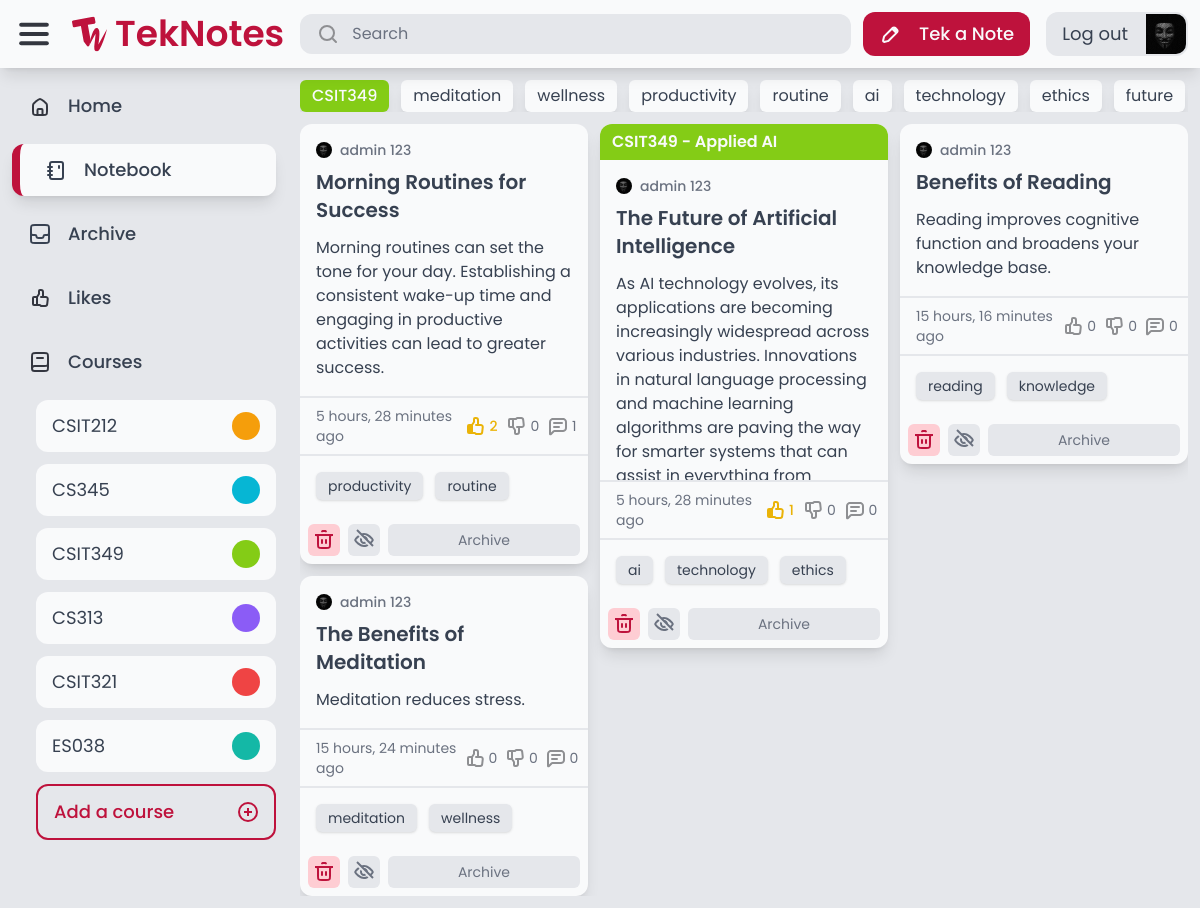
The app's page /notebook/ (signed in) with its own data.
### authentication/models.py (models this page shows, shortened)
class Profile(models.Model):
    user = models.OneToOneField(User, on_delete=models.CASCADE)
    bio = models.TextField(max_length=500, default='No bio yet.')
    avatar = models.ImageField(default="avatars/default.jpg", upload_to="avatars")
    location = models.CharField(max_length=30, blank=True)

### course/models.py (models this page shows)
class Course(models.Model):
    COLORS = [
        ('red-500', 'Red'),
        ('orange-500', 'Orange'),
        ('amber-500', 'Amber'),
        ('lime-500', 'Lime'),
        ('green-500', 'Green'),
        ('emerald-500', 'Emerald'),
        ('teal-500', 'Teal'),
        ('cyan-500', 'Cyan'),
        ('blue-500', 'Blue'),
        ('indigo-500', 'Indigo'),
        ('violet-500', 'Violet'),
        ('purple-500', 'Purple'),
        ('fuchsia-500', 'Fuschia'),
        ('pink-500', 'Pink'),
    ]
    code = models.CharField(max_length=20)
    description = models.CharField(max_length=255)
    color = models.CharField(max_length=20, choices=COLORS, default='gray-500')
    created_by = models.ForeignKey(User, related_name='courses', on_delete=models.CASCADE)
    def __str__(self):
        return f'{self.code} - {self.description}'

### tags/models.py (models this page shows)
class Tag(models.Model):
    name = models.CharField(max_length=50, unique=True)
    def __str__(self):
        return self.name

### notes/models.py (models this page shows, shortened)
class Note(models.Model):
    title = models.CharField(max_length=255)
    content = models.TextField(max_length=255, blank=True)
    course = models.ForeignKey(Course, null=True, blank=True, on_delete=models.SET_NULL)
    created_by = models.ForeignKey(User, related_name='notes', on_delete=models.CASCADE)
    created_at = models.DateTimeField(auto_now_add=True)
    modified_at = models.DateTimeField(auto_now=True)
    tags = models.ManyToManyField(Tag, related_name='notes', blank=True)
    is_archived = models.BooleanField(default=False)
    is_private = models.BooleanField(default=False)

### core/views.py (the view)
# urls.py: path('notebook/', views.notebook, name='notebook'),
@login_required
def notebook(request):
    notebook = Note.objects.filter(created_by=request.user, is_archived=False).order_by('-modified_at')
    courses = Course.objects.filter(note__in=notebook).distinct()
    tags = Tag.objects.filter(notes__in=notebook).distinct()
    return render(request, 'core/notebook.html', {
        'notes': notebook,
        'courses': courses,
        'tags': tags
    })

### core/context_processors.py (called while the page is built)
def courses_list(request):
    return {
        'your_courses': Course.objects.all().distinct()
    }

### core/templatetags/custom_filters.py (called while the page is built)
@register.filter
def is_liked(note, user):
    return note.likes.filter(user=user).exists()

@register.filter
def is_disliked(note, user):
    return note.dislikes.filter(user=user).exists()

### core/templates/core/notebook.html (shortened to what this page needs)
{% extends 'core/base.html' %}
{% block content %}
    {% if notes %}
        {% include 'tags/course_and_tags.html' %}
        {% include 'notes/notes.html' %}
    {% else %}
        {% include 'core/no_results.html' with message="Notes you Tek will be shown here."%}
    {% endif %}
{% endblock %}

### core/templates/core/base.html (shortened to what this page needs)
{% extends 'core/core.html' %}
{% load static %}
{% block body %}
    <div class="flex flex-col h-full overflow-hidden">
        <header class="flex items-center w-full p-3 gap-3 shadow-lg z-10 bg-gray-50">
            <div class="flex flex-1 items-center gap-4">
                <img class="cursor-pointer" id="menu-icon" src="{% static 'teknotes/images/Menu.svg' %}" alt="Menu">
                <a href="/" class="flex items-center gap-2">
                    <img src="{% static 'teknotes/images/TekNotes-Logo.svg' %}" alt="Logo">
                    <p id="logo-text" class="font-semibold text-rose-700 text-4xl">TekNotes</p>
                </a>
                <form action="{% url 'advanced_search:search' %}" method="get" class="flex flex-1 max-w-[600px] px-4 py-2 rounded-xl bg-gray-200 transition-all hover:bg-gray-300 gap-3 cursor-text min-w-[0px]" onclick="this.querySelector('input[name=\'query\']').focus();">
                    <img src="{% static 'teknotes/images/Search.svg' %}" alt="Search">
                    <input name="query" class="placeholder-gray-500 w-full text-gray-700 bg-transparent border-none focus:outline-none min-w-[0px]" type="text" value="{{ query }}" placeholder="Search">
                </form>
            </div>
            <div class="flex items-center gap-4 h-full">
                {% if request.user.is_authenticated %}
                    <a href="{% url 'notes:tek_a_note' %}" class="flex bg-rose-700 rounded-xl gap-4 px-4 py-2 transition-all hover:shadow-lg">
                        <img src="{% static 'teknotes/images/Edit.svg' %}" alt="Edit">
                        <p class="new-note-text text-gray-50 font-medium text-lg">Tek a Note</p>
                    </a>
                    <div class="flex h-full">
                        <a href="{% url 'auth:logout' %}" class="transition-all flex gap-4 px-4 py-2 rounded-l-xl bg-gray-200 hover:shadow-lg">
                            <p class="text-gray-700 text-lg">Log out</p>
                        </a>
                        <a href="{% url 'auth:profile' request.user.id %}" class="transition-all flex h-full aspect-square rounded-r-xl bg-[url('{{ request.user.profile.avatar.url }}')] bg-cover border-2 border-gray-200 hover:shadow-lg"></a>
                    </div>
                {% else %}
                    <a href="{% url 'auth:login' %}" class="flex bg-rose-700 rounded-xl gap-4 px-6 py-2 transition-all hover:shadow-lg">
                        <p class="text-gray-50 font-medium text-lg">Sign In</p>
                    </a>
                {% endif %}
            </div>
        </header>
        <main class="flex bg-gray-200 h-full overflow-hidden">
            <nav class="flex flex-col w-full max-w-72 h-full p-3 gap-3 overflow-y-auto">
                <a href="/" class="nav-elem flex rounded-xl px-4 py-3 gap-4 {% if request.path == '/' %} active-nav bg-gray-50 px-6 py-3 shadow-lg border-l-8 border-rose-700 {% endif %}">
                    <img src="{% static 'teknotes/images/Home.svg' %}" alt="Home">
                    <p class="nav-text text-lg text-gray-700 font-medium">Home</p>
                </a>
                <a href="/notebook/" class="nav-elem flex rounded-xl px-4 py-3 gap-4 {% if request.path == '/notebook/' %} active-nav bg-gray-50 px-6 py-3 shadow-lg border-l-8 border-rose-700 {% endif %}">
                    <img src="{% static 'teknotes/images/notebook.svg' %}" alt="Notebook">
                    <p class="nav-text text-lg text-gray-700 font-medium">Notebook</p>
                </a>
                <a href="/archive/" class="nav-elem flex rounded-xl px-4 py-3 gap-4 {% if request.path == '/archive/' %} active-nav bg-gray-50 px-6 py-3 shadow-lg border-l-8 border-rose-700 {% endif %}">
                    <img src="{% static 'teknotes/images/Archive.svg' %}" alt="Archive">
                    <p class="nav-text text-lg text-gray-700 font-medium">Archive</p>
                </a>
                <a href="/likes/" class="nav-elem flex rounded-xl px-4 py-3 gap-4 {% if request.path == '/likes/' %} active-nav bg-gray-50 px-6 py-3 shadow-lg border-l-8 border-rose-700 {% endif %}">
                    <img src="{% static 'teknotes/images/Likes.svg' %}" alt="Likes">
                    <p class="nav-text text-lg text-gray-700 font-medium">Likes</p>
                </a>
                <div class="nav-elem flex rounded-xl px-4 py-3 gap-4">
                    <img src="{% static 'teknotes/images/Course.svg' %}" alt="Courses">
                    <p class="nav-text text-lg text-gray-700 font-medium">Courses</p>
                </div>
                <div id="courses" class="flex flex-col pl-6 gap-3">
                    {% for course in your_courses %}
                        <a href="{% url 'advanced_search:search_by_course' course.id %}" class="group transition-all course-elem nav-elem flex rounded-xl px-4 py-3 justify-between bg-gray-50 hover:bg-{{ course.color }}">
                            <p class="course-text text-lg text-gray-700 group-hover:text-gray-50">{{ course.code }}</p>
                            <div class="rounded-full bg-{{ course.color }} group-hover:bg-gray-50 h-full min-h-7 aspect-square course-color"></div>
                        </a>
                    {% endfor %}
                    <a id="add-course" href="{% url 'course:add_a_course' %}" class="transition-all course-elem nav-elem flex rounded-xl px-4 py-3 justify-between border-2 border-rose-700 hover:bg-rose-700 text-rose-700 hover:text-gray-50 hover:font-regular">
                        <p class="course-text text-lg font-medium">Add a course</p>
                        <img src="{% static 'teknotes/images/Add.svg' %}" alt="Courses">
                    </a>
                </div>
            </nav>
            <div class="flex flex-col flex-1 h-full p-3 gap-3 overflow-hidden">
                {% block content %}
                {% endblock %}
            </div>
        </main>
    </div>
{% endblock %}

### tags/templates/tags/course_and_tags.html
<div class="flex {% if wrap %} flex-wrap {% else %} overflow-x-auto {% endif %} gap-3 ">
    {% for course in courses %}
        <a href="{% url 'advanced_search:search_by_course' course.id %}" class="px-3 py-1 bg-{{ course.color }} rounded-md shadow-lg font-medium text-gray-50 whitespace-nowrap">{{ course.code }}</a>
    {% endfor %}
    {% for tag in tags %}
        <a href="/search/?query={{ tag.name }}" class="px-3 py-1 bg-gray-50 text-gray-700 rounded-md shadow-lg whitespace-nowrap">{{ tag.name }}</a>
    {% endfor %}
</div>

### notes/templates/notes/notes.html (shortened to what this page needs)
<div class="flex flex-1 {% if not no_scroll %} overflow-hidden overflow-y-auto {% endif %}">
    <div id="notes" class="flex flex-1 gap-3" style="display: none;">
        {% for note in notes %}
            <div class="note" data-note-id="{{ note.id }}">
                {% include 'notes/note.html' %}
            </div>
        {% endfor %}
    </div>
    <div id="notes-container" class="flex flex-1 gap-3"></div>
</div>

### notes/templates/notes/note.html (shortened to what this page needs)
{% load static %}
{% load custom_filters %}
<div class="rounded-xl hover:bg-gray-100 transition-all {% if note.is_private %} border-2 border-dashed border-gray-500 {% else %} bg-gray-50 shadow-lg hover:shadow-xl {% endif %}">
    <a href="{% url 'notes:note_detail' note.id %}" class="flex flex-col {% if note.is_archived %} opacity-70 {% endif %}">
        {% if note.course %}
            <div class="flex {% if note.is_private %} border-b-2 border-dashed border-gray-500 {% else %} bg-{{ note.course.color }} {% endif %} px-3 py-1.5 rounded-t-xl">
                <p class="{% if note.is_private %} text-{{ note.course.color }} {% else %} text-gray-50 {% endif %} font-semibold">{{ note.course }}</p>
            </div>
        {% endif %}
        <div class="flex flex-col p-4 gap-3 max-h-80 overflow-hidden">
            <div class="flex flex-col gap-2">
                <div class="flex gap-2 items-center">
                    <img src="{{ note.created_by.profile.avatar.url }}" alt="Profile Image" class="h-4 w-4 aspect-square rounded-full">
                    <p class="text-gray-500 font-medium text-sm">{{ note.created_by.first_name }} {{ note.created_by.last_name }}</p>
                </div>
                <h1 class="text-xl text-gray-700 font-semibold">{{ note.title }}</h1>
            </div>
            <div class="">
                <p class="text-gray-700">
                    {{ note.content }}
                </p>
            </div>
        </div>
        <div class="flex justify-between px-4 py-2 border-t-2 {% if note.is_private %} border-gray-500 border-dashed {% else %} border-gray-200 {% endif %}">
            <p class="text-gray-500 text-sm">{{ note.modified_at|timesince }} ago</p>
            <div class="flex gap-3">
                <div class="flex gap-0.5 items-center">
                    <img src="{% if request.user.is_authenticated and note|is_liked:request.user %}{% static 'teknotes/images/thumbed_up.svg' %}{% else %}{% static 'teknotes/images/thumb_up.svg' %}{% endif %}" alt="thumb_up">
                    <p class="text-sm {% if request.user.is_authenticated and note|is_liked:request.user %}text-yellow-500 font-medium{% else %}text-gray-500{% endif %}">{{ note.likes.count }}</p>
                </div>
                <div class="flex gap-0.5 items-center">
                    <img src="{% if request.user.is_authenticated and note|is_disliked:request.user %}{% static 'teknotes/images/thumbed_down.svg' %}{% else %}{% static 'teknotes/images/thumb_down.svg' %}{% endif %}" alt="thumb_down">
                    <p class="text-sm {% if request.user.is_authenticated and note|is_disliked:request.user %}text-yellow-500 font-medium{% else %}text-gray-500{% endif %}">{{ note.dislikes.count }}</p>
                </div>
                <div class="flex gap-0.5 items-center">
                    <img src="{% static 'teknotes/images/comment.svg' %}" alt="comment">
                    <p class="text-sm text-gray-500">{{ note.comments.count }}</p>
                </div>
            </div>
        </div>
        {% if note.tags.count > 0 %}
            <div class="flex flex-wrap p-4 gap-3 border-t-2 {% if note.is_private %} border-gray-500 border-dashed {% else %} border-gray-200 {% endif %}">
                {% for tag in note.tags.all|slice:":3" %}
                    <p class="text-sm text-gray-700 shadow px-3 py-1 rounded-md inline-block {% if note.is_private %} bg-gray-50 {% else %} bg-gray-200 {% endif %}">{{ tag }}</p>
                {% endfor %}
            </div>
        {% endif %}
    </a>
    {% if request.user == note.created_by %}
        <div class="flex rounded-b-xl overflow-hidden p-2 gap-2">
            <form action="{% url 'notes:delete_note' note.id %}" method="POST" class="flex">
                <button type="submit" class="flex items-center justify-center text-sm bg-rose-200 text-rose-700 rounded-md p-1 w-full">
                    <img src="{% static 'teknotes/images/Trash.svg' %}" alt="Trash">
                </button>
            </form>
            <form action="{% url 'notes:hide_note' note.id %}" method="POST" class="flex">
                <button type="submit" class="flex items-center justify-center text-sm {% if note.is_private %} bg-gray-50 shadow {% else %} bg-gray-200 {% endif %} text-gray-500 rounded-md p-1 w-full">
                    <img src="{% if note.is_private %}{% static 'teknotes/images/Eye.svg' %}{% else %}{% static 'teknotes/images/Eye_hidden.svg' %}{% endif %}" alt="Eye">
                </button>
            </form>
            <form action="{% url 'notes:archive_note' note.id %}" method="POST" class="flex flex-1">
                <button type="submit" class="flex items-center justify-center text-sm  {% if note.is_private %} bg-gray-50 shadow {% else %} bg-gray-200 {% endif %} text-gray-500 rounded-md py-1 w-full">
                    <p>{% if note.is_archived %}Unarchive{% else %}Archive{% endif %}</p>
                </button>
            </form>
        </div>
    {% endif %}
</div>

### records on screen
Course: code "CSIT212"
Course: code "CS345"
Course: code "CSIT349"
Course: code "CS313"
Course: code "CSIT321"
Course: code "ES038"
Tag: name "meditation"
Tag: name "wellness"
Tag: name "productivity"
Tag: name "routine"
Tag: name "ai"
Tag: name "technology"
Tag: name "ethics"
Tag: name "future"
Note: created_by.profile.avatar (picture), created_by.first_name "admin", created_by.last_name "123", title "Morning Routines for Success", content "Morning routines can set the tone for your day. Establishing a consistent wake-up time and engaging in productive activities can lead to greater success.", modified_at "5 hours, 28 minutes", likes.count "2", dislikes.count "0", comments.count "1", is_archived "Archive"
Note: course "CSIT349 - Applied AI", created_by.profile.avatar (picture), created_by.first_name "admin", created_by.last_name "123", title "The Future of Artificial Intelligence", content "As AI technology evolves, its applications are becoming increasingly widespread across various industries. Innovations in natural language processing and machine learning algorithms are paving the way for smarter systems that can…", modified_at "5 hours, 28 minutes", likes.count "1", dislikes.count "0", comments.count "0", is_archived "Archive"
Note: created_by.profile.avatar (picture), created_by.first_name "admin", created_by.last_name "123", title "Benefits of Reading", content "Reading improves cognitive function and broadens your knowledge base.", modified_at "15 hours, 16 minutes", likes.count "0", dislikes.count "0", comments.count "0", is_archived "Archive"
Tag: name "reading"
Tag: name "knowledge"
Note: created_by.profile.avatar (picture), created_by.first_name "admin", created_by.last_name "123", title "The Benefits of Meditation", content "Meditation reduces stress.", modified_at "15 hours, 24 minutes", likes.count "0", dislikes.count "0", comments.count "0", is_archived "Archive"
